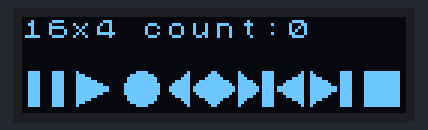
The sketch below on a simulated Arduino Uno, built with avr-gcc and run on an emulated ATmega328P. Shown: 128×32 one-colour display.

Above: at 0.3 s.
At 4.9 s:
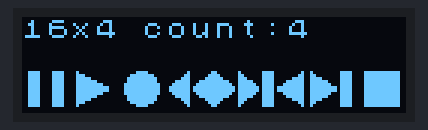
At 9.6 s:
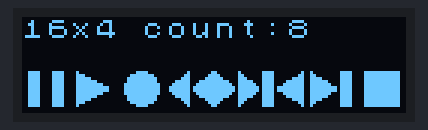
At 19.0 s:
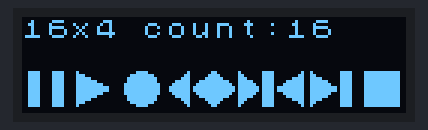
At 28.5 s:
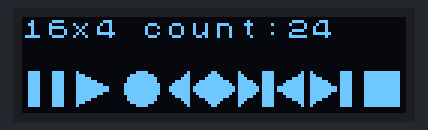
At 38.0 s:
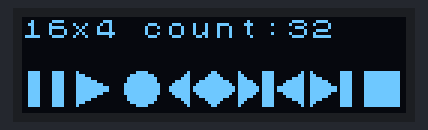

Measured:
- what the display in image 0 shows lasts 1.1 s, from 0.2 s to 1.3 s
- what the display in image 1 shows lasts 1.2 s, from 4.8 s to 6.0 s

The sketch:

DemoU8x8.ino
```cpp
/*

  OLED/SSD1306_u8g2/DemoU8x8
  Testing the u8x8 library with a 132x32 OLED display

  For info and circuit diagrams see https://github.com/tardate/LittleArduinoProjects/tree/main/playground/OLED/SSD1306_u8g2/DemoU8x8

 */

#include <U8x8lib.h>

U8X8_SSD1306_128X32_UNIVISION_HW_I2C u8x8(U8X8_PIN_NONE);


/*
 * Command: one-time setup
 */
void setup() {
  u8x8.begin();
}


/*
 * Command: main loop
 */
void loop() {
  static int counter = 0;

  u8x8.setFont(u8x8_font_chroma48medium8_r);
  u8x8.setCursor(0, 0);
  u8x8.print((int)u8x8.getCols());
  u8x8.print("x");
  u8x8.print((int)u8x8.getRows());
  u8x8.print(" count:");
  u8x8.print(counter);

  u8x8.setFont(u8x8_font_open_iconic_play_2x2);
  u8x8.drawString(0, 2, "DEFGHIJK");  // cheat: map chars to icons per https://github.com/olikraus/u8g2/wiki/fntgrpiconic#open_iconic_play_2x2

  delay(1000);
  ++counter;
}
```
